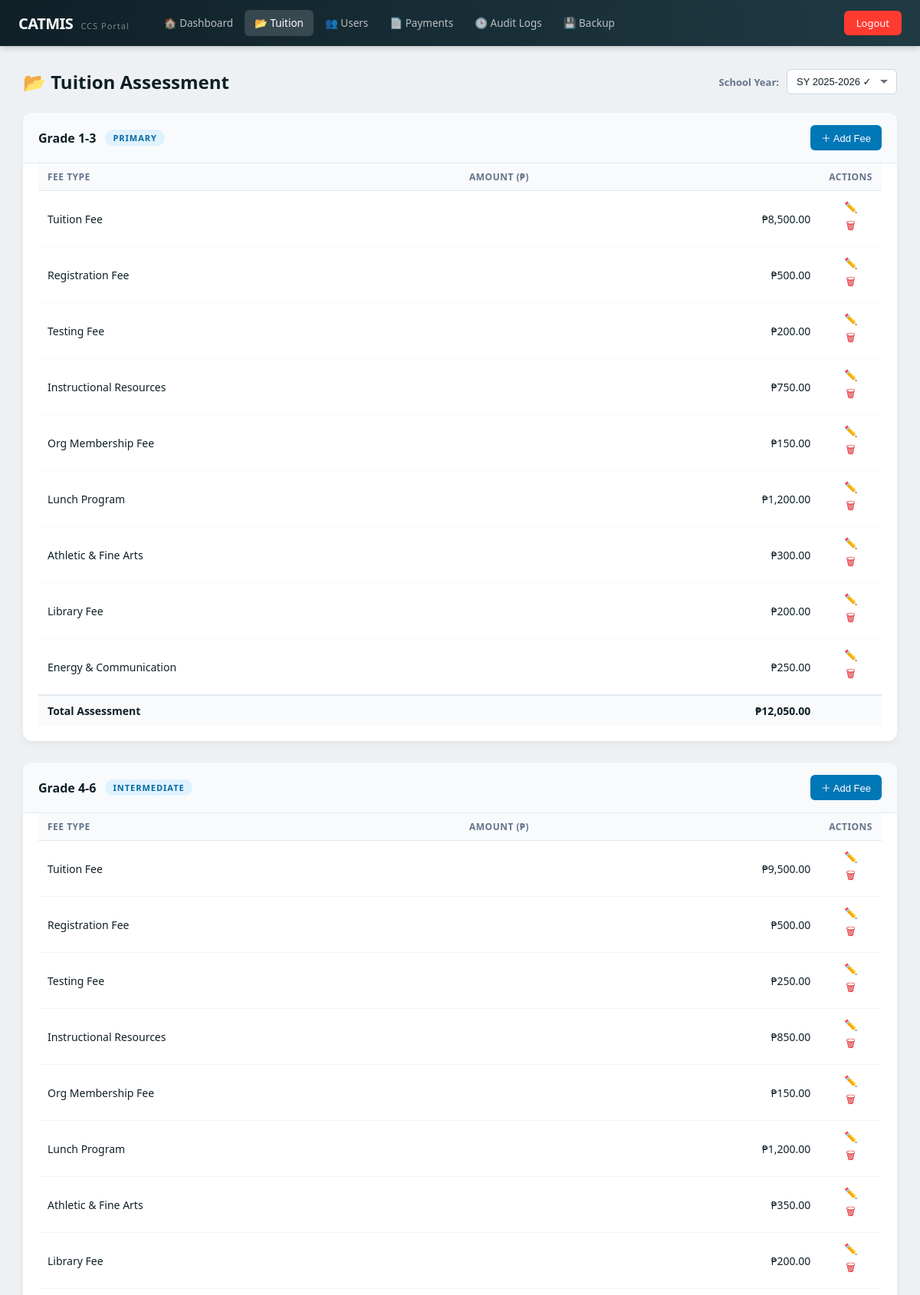
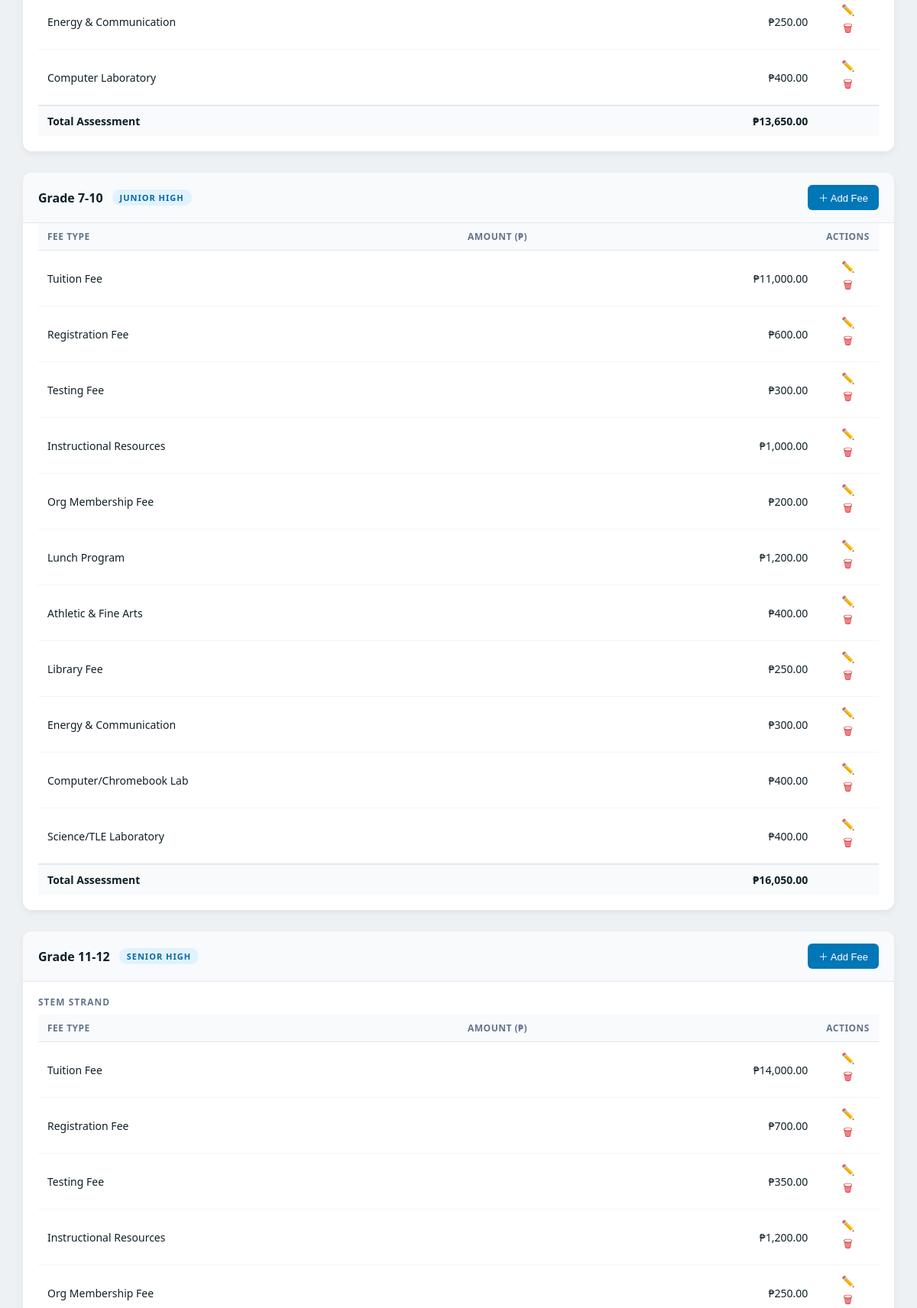
Page /tuition_assessment.php (signed in, upper part) on the committed database (2 pictures, top to bottom).
### tables this page shows
CREATE TABLE `tuition_fees` (
  `fee_id` int(11) NOT NULL,
  `sy_id` int(11) NOT NULL,
  `grade_group` varchar(10) NOT NULL,
  `strand` varchar(20) DEFAULT NULL,
  `label` varchar(100) NOT NULL,
  `amount` decimal(10,2) NOT NULL DEFAULT 0.00,
  `sort_order` int(3) NOT NULL DEFAULT 0
);

### tuition_assessment.php (the view, shortened to what this page needs)
<?php
include 'php/config.php';
$syResult = $conn->query("SELECT sy_id, name, status FROM school_years ORDER BY sy_id DESC");
$schoolYears = [];
$activeSyId  = null;
while ($sy = $syResult->fetch_assoc()) {
    $schoolYears[] = $sy;
    if ($sy['status'] === 'active') $activeSyId = $sy['sy_id'];
}
$selectedSyId = intval($_GET['sy_id'] ?? $activeSyId);
$feesResult = $conn->prepare("SELECT * FROM tuition_fees WHERE sy_id=? ORDER BY grade_group, strand, sort_order");
$feesResult->bind_param('i', $selectedSyId);
$feesResult->execute();
$allFees = $feesResult->get_result()->fetch_all(MYSQLI_ASSOC);
$grouped = [];
foreach ($allFees as $fee) {
    $g = $fee['grade_group'];
    $s = $fee['strand'] ?? '';
    $grouped[$g][$s][] = $fee;
}
$gradeGroups = ['1-3', '4-6', '7-10', '11-12'];
?>
<!DOCTYPE html>
<html lang="en">
<head>
</head>
<body>
<nav class="navbar">
    <a href="admin_dashboard.php" class="navbar-brand">
        <h2>CATMIS</h2>
        <span>CCS Portal</span>
    </a>
    <div class="navbar-links">
        <a href="admin_dashboard.php">🏠 Dashboard</a>
        <a href="tuition_assessment.php" class="active">📂 Tuition</a>
        <a href="user_management.php">👥 Users</a>
        <a href="payment_history.php">📄 Payments</a>
        <a href="audit_logs.php">🕒 Audit Logs</a>
        <a href="#">💾 Backup</a>
    </div>
    <div class="navbar-right">
        <button class="logout-btn" onclick="window.location.href='logout.php'">Logout</button>
    </div>
</nav>
<div class="main">
    <div class="page-header">
        <h2>📂 Tuition Assessment</h2>
        <div class="sy-selector">
            <label for="sySelect">School Year:</label>
            <select id="sySelect" onchange="window.location.href='tuition_assessment.php?sy_id='+this.value">
                <?php foreach ($schoolYears as $sy): ?>
                <option value="<?= $sy['sy_id'] ?>" <?= $sy['sy_id'] == $selectedSyId ? 'selected' : '' ?>>
                    SY <?= htmlspecialchars($sy['name']) ?><?= $sy['status'] === 'active' ? ' ✓' : '' ?>
                </option>
                <?php endforeach; ?>
            </select>
        </div>
    </div>
    <?php foreach ($gradeGroups as $group): ?>
    <?php
        $groupFees = $grouped[$group] ?? [];
        $isSHS = $group === '11-12';
        $strands = $isSHS ? ['STEM', 'ABM', 'HUMSS'] : [''];
    ?>
    <div class="group-card" id="group-<?= str_replace('-','_',$group) ?>">
        <div class="group-header">
            <div style="display:flex;align-items:center;gap:12px;">
                <h3>Grade <?= htmlspecialchars($group) ?></h3>
                <span class="grade-label"><?= $isSHS ? 'Senior High' : ($group === '1-3' ? 'Primary' : ($group === '4-6' ? 'Intermediate' : 'Junior High')) ?></span>
            </div>
            <button class="btn-add" onclick="openModal('<?= $group ?>','')">＋ Add Fee</button>
        </div>
        <div class="strand-section">
        <?php foreach ($strands as $strand): ?>
            <?php
                $fees = $groupFees[$strand] ?? [];
                $total = array_sum(array_column($fees, 'amount'));
            ?>
            <?php if ($isSHS): ?>
            <div class="strand-title"><?= $strand ?> Strand</div>
            <?php endif; ?>
            <?php if (empty($fees)): ?>
                <p style="color:#94a3b8;font-size:13px;padding:8px 0;">No fees configured yet.
                    <a href="#" onclick="openModal('<?= $group ?>','<?= $strand ?>')" style="color:#0077b6;">Add one →</a>
                </p>
            <?php else: ?>
            <table class="fee-table">
                <thead>
                    <tr>
                        <th style="width:50%">Fee Type</th>
                        <th class="fee-amount">Amount (₱)</th>
                        <th class="fee-actions">Actions</th>
                    </tr>
                </thead>
                <tbody>
                <?php foreach ($fees as $fee): ?>
                <tr id="fee-row-<?= $fee['fee_id'] ?>">
                    <td><?= htmlspecialchars($fee['label']) ?></td>
                    <td class="fee-amount">₱<?= number_format($fee['amount'], 2) ?></td>
                    <td class="fee-actions">
                        <button class="btn-edit" title="Edit" onclick="openModal('<?= $group ?>','<?= $strand ?>',<?= htmlspecialchars(json_encode($fee)) ?>)">✏️</button>
                        <button class="btn-del"  title="Delete" onclick="deleteFee(<?= $fee['fee_id'] ?>, this)">🗑</button>
                    </td>
                </tr>
                <?php endforeach; ?>
                <tr class="total-row">
                    <td>Total Assessment</td>
                    <td class="fee-amount" id="total-<?= str_replace(['-',' '],'_',$group.'_'.$strand) ?>">₱<?= number_format($total, 2) ?></td>
                    <td></td>
                </tr>
                </tbody>
            </table>
            <?php endif; ?>
        <?php endforeach; ?>
        </div>
    </div>
    <?php endforeach; ?>
</div>
</body>
</html>

### tuition_assessment.php (style rules this page uses)
*, *::before, *::after { box-sizing: border-box; }
body { margin: 0; font-family: 'Segoe UI', Arial, sans-serif; background: #eef1f4; }
.navbar { position: fixed; top: 0; left: 0; right: 0; height: 60px; background: linear-gradient(90deg, #0f2027, #203a43); display: flex; align-items: center; padding: 0 24px; z-index: 100; box-shadow: 0 2px 8px rgba(0,0,0,0.2); }
.navbar-brand { display: flex; align-items: baseline; gap: 10px; text-decoration: none; margin-right: 32px; flex-shrink: 0; }
.navbar-brand h2 { margin: 0; color: #fff; font-size: 20px; letter-spacing: -0.5px; }
.navbar-brand span { font-size: 11px; color: rgba(255,255,255,0.45); letter-spacing: 1px; }
.navbar-links { display: flex; align-items: center; gap: 2px; flex: 1; }
.navbar-links a { color: rgba(255,255,255,0.7); text-decoration: none; padding: 8px 13px; border-radius: 6px; font-size: 13.5px; white-space: nowrap; transition: background 0.18s, color 0.18s; }
.navbar-links a.active { background: rgba(255,255,255,0.15); color: #fff; }
.navbar-right { display: flex; align-items: center; gap: 12px; margin-left: auto; flex-shrink: 0; }
.logout-btn { background: #ff3b30; border: none; color: white; padding: 7px 16px; border-radius: 6px; cursor: pointer; font-size: 13px; font-family: 'Segoe UI', Arial, sans-serif; transition: background 0.18s; }
.main { margin-top: 60px; padding: 30px; }
.page-header { display: flex; align-items: center; justify-content: space-between; margin-bottom: 24px; flex-wrap: wrap; gap: 12px; }
.page-header h2 { margin: 0; font-size: 24px; color: #0f2027; }
.sy-selector { display: flex; align-items: center; gap: 10px; }
.sy-selector label { font-size: 13px; color: #64748b; font-weight: 600; }
.sy-selector select { padding: 8px 32px 8px 12px; border: 1px solid #cbd5e1; border-radius: 6px; appearance: none; font-size: 13px; color: #0f2027; cursor: pointer; }
.group-card { background: white; border-radius: 12px; box-shadow: 0 4px 10px rgba(0,0,0,0.05); margin-bottom: 28px; overflow: hidden; }
.group-header { display: flex; align-items: center; justify-content: space-between; padding: 16px 20px; background: #f8fafc; border-bottom: 1px solid #e2e8f0; }
.group-header h3 { margin: 0; font-size: 16px; color: #0f2027; }
.grade-label { font-size: 11px; font-weight: 600; letter-spacing: 1px; text-transform: uppercase; background: #e0f2fe; color: #0369a1; padding: 3px 10px; border-radius: 20px; }
.btn-add { background: #0077b6; color: white; border: none; padding: 7px 14px; border-radius: 6px; cursor: pointer; font-size: 13px; display: flex; align-items: center; gap: 5px; transition: background 0.18s; }
.strand-section { padding: 0 20px 20px; }
.strand-title { font-size: 12px; font-weight: 600; text-transform: uppercase; letter-spacing: 1px; color: #64748b; padding: 14px 0 8px; border-top: 1px solid #f1f5f9; margin-top: 4px; }
.strand-title:first-child { border-top: none; }
.fee-table { width: 100%; border-collapse: collapse; }
.fee-table th { text-align: left; font-size: 12px; font-weight: 600; color: #64748b; padding: 9px 12px; background: #f8fafc; border-bottom: 1px solid #e2e8f0; text-transform: uppercase; letter-spacing: 0.5px; }
.fee-table td { padding: 10px 12px; font-size: 14px; border-bottom: 1px solid #f1f5f9; color: #0f2027; }
.fee-table tr:last-child td { border-bottom: none; }
.fee-table .total-row td { font-weight: 700; background: #f8fafc; border-top: 2px solid #e2e8f0; color: #0f2027; }
.fee-amount { text-align: right; font-variant-numeric: tabular-nums; }
.fee-actions { text-align: center; width: 80px; }
.btn-edit { background: none; border: none; cursor: pointer; color: #0077b6; font-size: 14px; padding: 3px 6px; border-radius: 4px; }
.btn-del { background: none; border: none; cursor: pointer; color: #dc2626; font-size: 14px; padding: 3px 6px; border-radius: 4px; }

### rows in the picture
tuition_fees: label "Tuition Fee", amount "8,500.00"
tuition_fees: label "Registration Fee", amount "500.00"
tuition_fees: label "Testing Fee", amount "200.00"
tuition_fees: label "Instructional Resources", amount "750.00"
tuition_fees: label "Org Membership Fee", amount "150.00"
tuition_fees: label "Lunch Program", amount "1,200.00"
tuition_fees: label "Athletic & Fine Arts", amount "300.00"
tuition_fees: label "Library Fee", amount "200.00"
tuition_fees: label "Energy & Communication", amount "250.00"
tuition_fees: label "Tuition Fee", amount "9,500.00"
tuition_fees: label "Registration Fee", amount "500.00"
tuition_fees: label "Testing Fee", amount "250.00"
tuition_fees: label "Instructional Resources", amount "850.00"
tuition_fees: label "Org Membership Fee", amount "150.00"
tuition_fees: label "Lunch Program", amount "1,200.00"
tuition_fees: label "Athletic & Fine Arts", amount "350.00"
tuition_fees: label "Library Fee", amount "200.00"
tuition_fees: label "Energy & Communication", amount "250.00"
tuition_fees: label "Computer Laboratory", amount "400.00"
tuition_fees: label "Tuition Fee", amount "11,000.00"
tuition_fees: label "Registration Fee", amount "600.00"
tuition_fees: label "Testing Fee", amount "300.00"
tuition_fees: label "Instructional Resources", amount "1,000.00"
tuition_fees: label "Org Membership Fee", amount "200.00"
tuition_fees: label "Lunch Program", amount "1,200.00"
tuition_fees: label "Athletic & Fine Arts", amount "400.00"
tuition_fees: label "Library Fee", amount "250.00"
tuition_fees: label "Energy & Communication", amount "300.00"
tuition_fees: label "Computer/Chromebook Lab", amount "400.00"
tuition_fees: label "Science/TLE Laboratory", amount "400.00"
tuition_fees: label "Tuition Fee", amount "14,000.00"
tuition_fees: label "Registration Fee", amount "700.00"
tuition_fees: label "Testing Fee", amount "350.00"
tuition_fees: label "Instructional Resources", amount "1,200.00"
tuition_fees: label "Org Membership Fee", amount "250.00"

### other values in the picture
$group "1-3"
$total "12,050.00"
$group "4-6"
$total "13,650.00"
$group "7-10"
$total "16,050.00"
$group "11-12"
$strand "STEM"
